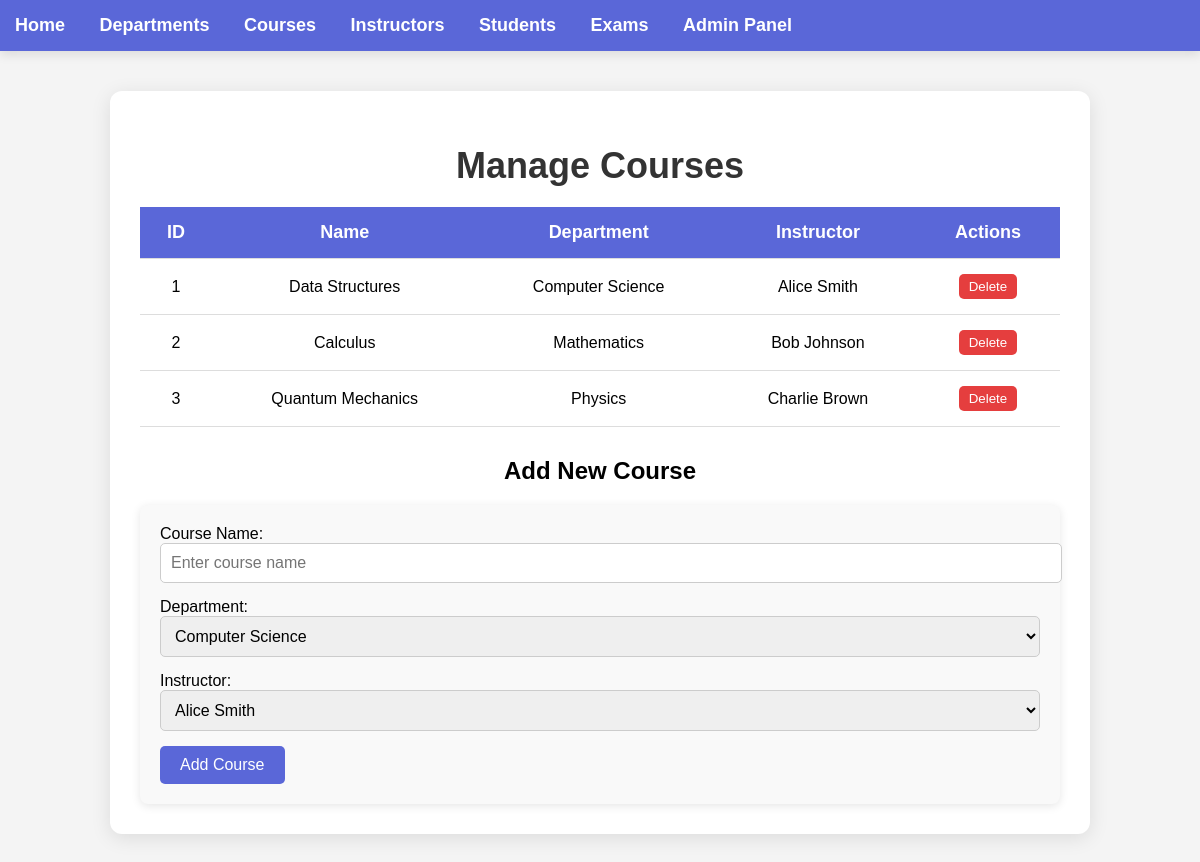
/admin/manage_courses, run on the app's committed database.
### model.py (models this page shows)
class Course(db.Model):
    __tablename__ = 'course'
    id = db.Column(db.Integer, primary_key=True)
    name = db.Column(db.String(100), nullable=False, unique=True)
    department_id = db.Column(db.Integer, db.ForeignKey('department.id'), nullable=False)
    instructor_id = db.Column(db.Integer, db.ForeignKey('instructor.id'), nullable=False)

class Department(db.Model):
    __tablename__ = 'department'
    id = db.Column(db.Integer, primary_key=True)
    name = db.Column(db.String(100), nullable=False, unique=True)
    head_id = db.Column(db.Integer, db.ForeignKey('instructor.id'), nullable=True)
    courses = db.relationship('Course', backref='department', lazy=True, cascade='all, delete-orphan')
    hod = db.relationship('Instructor', backref='departments', foreign_keys=[head_id])

class Instructor(db.Model):
    __tablename__ = 'instructor'
    id = db.Column(db.Integer, primary_key=True)
    name = db.Column(db.String(100), nullable=False)
    courses = db.relationship('Course', backref='instructor', lazy=True, cascade='all, delete-orphan')

### app.py (the view, shortened to what this page needs)
@app.route('/admin/manage_courses', methods=['GET', 'POST'])
def admin_manage_courses():
    courses = Course.query.all()
    departments = Department.query.all()
    instructors = Instructor.query.all()
    return render_template('manage_courses.html', courses=courses, departments=departments, instructors=instructors)

### templates/manage_courses.html (shortened to what this page needs)
{% extends 'layout.html' %}
{% block content %}<!DOCTYPE html>
<html lang="en">
<head>
</head>
<body>
    <div class="container">
        <h1>Manage Courses</h1>
        <table class="course-table">
            <thead>
                <tr>
                    <th>ID</th>
                    <th>Name</th>
                    <th>Department</th>
                    <th>Instructor</th>
                    <th>Actions</th>
                </tr>
            </thead>
            <tbody>
                {% for course in courses %}
                <tr>
                    <td>{{ course.id }}</td>
                    <td>{{ course.name }}</td>
                    <td>{{ course.department.name }}</td>
                    <td>{{ course.instructor.name }}</td>
                    <td>
                        <form action="{{ url_for('delete_course', id=course.id) }}" method="POST" style="display:inline;">
                            <button type="submit" class="delete-btn">Delete</button>
                        </form>
                    </td>
                </tr>
                {% endfor %}
            </tbody>
        </table>
        <div class="form-section">
            <h2>Add New Course</h2>
            <form action="{{ url_for('add_course') }}" method="POST">
                <label for="name">Course Name:</label>
                <input type="text" id="name" name="name" placeholder="Enter course name" required>
                <label for="department_id">Department:</label>
                <select id="department_id" name="department_id" required>
                    {% for department in departments %}
                    <option value="{{ department.id }}">{{ department.name }}</option>
                    {% endfor %}
                </select>
                <label for="instructor_id">Instructor:</label>
                <select id="instructor_id" name="instructor_id" required>
                    {% for instructor in instructors %}
                    <option value="{{ instructor.id }}">{{ instructor.name }}</option>
                    {% endfor %}
                </select>
                <button type="submit">Add Course</button>
            </form>
        </div>
    </div>
</body>
</html>
{% endblock %}

### static/style.css (style rules this page uses)
body { font-family: Arial, sans-serif; background-color: #f0f0f5; margin: 0; padding: 0; }
.container { width: 85%; margin: 30px auto; padding: 25px; background-color: #fff; border-radius: 10px; box-shadow: 0 4px 15px rgba(0, 0, 0, 0.1); }

### templates/manage_courses.html (style rules this page uses)
body { font-family: 'Arial', sans-serif; background-color: #f4f4f4; margin: 0; padding: 0; }
.container { width: 80%; margin: 40px auto; padding: 30px; background-color: #fff; border-radius: 12px; box-shadow: 0 4px 20px rgba(0, 0, 0, 0.1); }
h1 { color: #333; font-size: 36px; text-align: center; margin-bottom: 20px; }
table { width: 100%; border-collapse: collapse; margin-bottom: 20px; }
table th, table td { padding: 15px; text-align: center; border-bottom: 1px solid #ddd; }
table th { background-color: #5a67d8; color: white; font-size: 18px; }
table td { font-size: 16px; }
.form-section { margin-top: 30px; text-align: center; }
.form-section form { display: inline-block; text-align: left; background-color: #f9f9f9; padding: 20px; border-radius: 8px; box-shadow: 0 2px 10px rgba(0, 0, 0, 0.1); }
.form-section input[type="text"], .form-section select { padding: 10px; margin-bottom: 15px; width: 100%; border-radius: 5px; border: 1px solid #ccc; font-size: 16px; }
.form-section button { padding: 10px 20px; background-color: #5a67d8; color: white; border: none; border-radius: 5px; font-size: 16px; cursor: pointer; }
.delete-btn { background-color: #e53e3e; color: white; padding: 5px 10px; border: none; border-radius: 5px; cursor: pointer; }

### data on the page
Course: id "1", name "Data Structures", department.name "Computer Science", instructor.name "Alice Smith"
Course: id "2", name "Calculus", department.name "Mathematics", instructor.name "Bob Johnson"
Course: id "3", name "Quantum Mechanics", department.name "Physics", instructor.name "Charlie Brown"

### other printed values
form field department_id "Computer Science"
form field instructor_id "Alice Smith"
